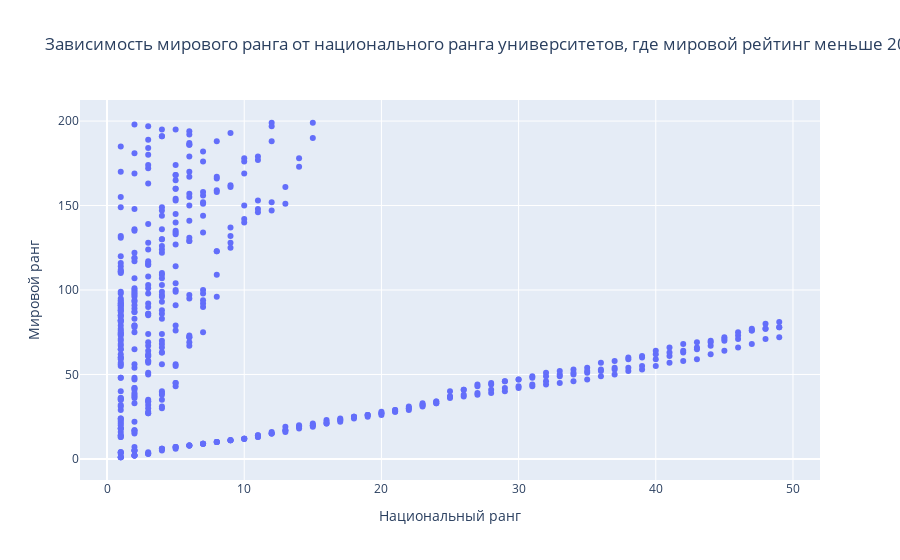

Here is the notebook cell this chart was saved with:
### Code cell
import plotly.express as px

filtered_df = df[(df['world_rank'] < 200) & (df['national_rank'] < 50)]

fig = px.scatter(filtered_df, x='national_rank', y='world_rank', 
                 title='Зависимость мирового ранга от национального ранга университетов, где мировой рейтинг меньше 200, а нац. рейтинг меньше 50',
                 labels={'national_rank': 'Национальный ранг', 'world_rank': 'Мировой ранг'},
                 hover_name='institution', 
                 hover_data={'institution': True, 'national_rank': True, 'world_rank': True}) 
fig.show()

### Figure 1 — Plotly figure (JSON) as saved in the notebook; plotly's stock layout.template omitted (floating-point values rounded to 4 significant figures; data arrays with more than 128 entries replaced by an {"elided": "..."} marker saying what was removed)
{"data": [{"customdata": {"elided": "508x1 str values"}, "hovertemplate": "<b>%{hovertext}</b><br><br>Национальный ранг=%{x}<br>Мировой ранг=%{y}<br>institution=%{customdata[0]}<extra></extra>", "hovertext": {"elided": "508 str values"}, "legendgroup": "", "marker": {"color": "#636efa", "symbol": "circle"}, "mode": "markers", "name": "", "orientation": "v", "showlegend": false, "type": "scatter", "x": {"elided": "508 int values"}, "xaxis": "x", "y": {"elided": "508 int values"}, "yaxis": "y"}], "layout": {"legend": {"tracegroupgap": 0}, "title": {"text": "Зависимость мирового ранга от национального ранга университетов, где мировой рейтинг меньше 200, а нац. рейтинг меньше 50"}, "xaxis": {"anchor": "y", "domain": [0, 1], "title": {"text": "Национальный ранг"}}, "yaxis": {"anchor": "x", "domain": [0, 1], "title": {"text": "Мировой ранг"}}}}
